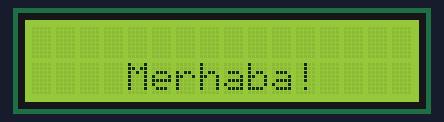
A sketch run on a simulated Arduino Uno, built with avr-gcc and run on an emulated ATmega328P. Parts: 16×2 character LCD.

Above: at 0.1 s.
At 2.22 s:
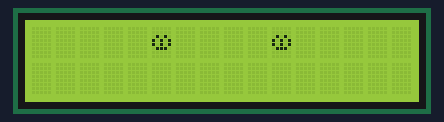
At 3.5 s:
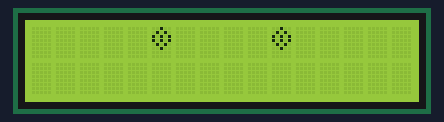
At 12.94 s:
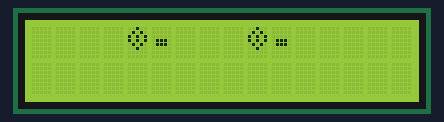
At 18.95 s:
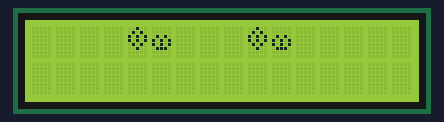
At 34.8 s:
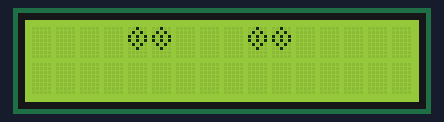

The sketch:

eyes_animation.ino
```cpp
#include <LiquidCrystal.h>

LiquidCrystal lcd(12, 11, 5, 4, 3, 2);

byte eyeOpen[8] = {
  B00100,
  B01010,
  B10101,
  B10101,
  B01010,
  B00100,
  B00000,
  B00000
};

byte eyeBlink[8] = {
  B00000,
  B00000,
  B01110,
  B01110,
  B00000,
  B00000,
  B00000,
  B00000
};

byte eyeHalfOpen[8] = {
  B00000,
  B00000,
  B01010,
  B10101,
  B10101,
  B01110,
  B00000,
  B00000
};

byte eyeClosed[8] = {
  B00000,
  B00000,
  B00000,
  B01110,
  B01110,
  B00000,
  B00000,
  B00000
};

void setup() {
  lcd.begin(16, 2);

  lcd.createChar(0, eyeOpen);
  lcd.createChar(1, eyeBlink);
  lcd.createChar(2, eyeHalfOpen);
  lcd.createChar(3, eyeClosed);

  lcd.setCursor(4, 1);
  lcd.print("Merhaba!");

  delay(2000);

  lcd.clear();

  lcd.setCursor(5, 0);
  lcd.write(byte(0));
  lcd.setCursor(10, 0);
  lcd.write(byte(0));
}

void loop() {
  blinkEyes();
  moveEyesLeft();
  moveEyesRight();
}

void blinkEyes() {
  lcd.setCursor(5, 0);
  lcd.write(byte(2));
  lcd.setCursor(10, 0);
  lcd.write(byte(2));
  delay(300);

  lcd.setCursor(5, 0);
  lcd.write(byte(3));
  lcd.setCursor(10, 0);
  lcd.write(byte(3));
  delay(300);

  lcd.setCursor(5, 0);
  lcd.write(byte(1));
  lcd.setCursor(10, 0);
  lcd.write(byte(1));
  delay(200);

  lcd.setCursor(5, 0);
  lcd.write(byte(3));
  lcd.setCursor(10, 0);
  lcd.write(byte(3));
  delay(300);

  lcd.setCursor(5, 0);
  lcd.write(byte(2));
  lcd.setCursor(10, 0);
  lcd.write(byte(2));
  delay(300);

  lcd.setCursor(5, 0);
  lcd.write(byte(0));
  lcd.setCursor(10, 0);
  lcd.write(byte(0));
  delay(2000);
}

void moveEyesLeft() {
  for (int i = 5; i > 2; i--) {
    lcd.setCursor(i, 0);
    lcd.write(byte(0));
    lcd.setCursor(i + 5, 0);
    lcd.write(byte(0));
    delay(300);

    lcd.setCursor(i + 1, 0);
    lcd.print(" ");
    lcd.setCursor(i + 6, 0);
    lcd.print(" ");
  }
}

void moveEyesRight() {
  for (int i = 2; i < 5; i++) {
    lcd.setCursor(i, 0);
    lcd.write(byte(0));
    lcd.setCursor(i + 5, 0);
    lcd.write(byte(0));
    delay(300);

    lcd.setCursor(i - 1, 0);
    lcd.print(" ");
    lcd.setCursor(i + 4, 0);
    lcd.print(" ");
  }
}
```

Measured:
- what the display in image 2 shows lasts 2.3 s, from 3.5 s to 5.8 s
- what the display in image 5 shows lasts 2.6 s, from 34.7 s to 37.3 s
